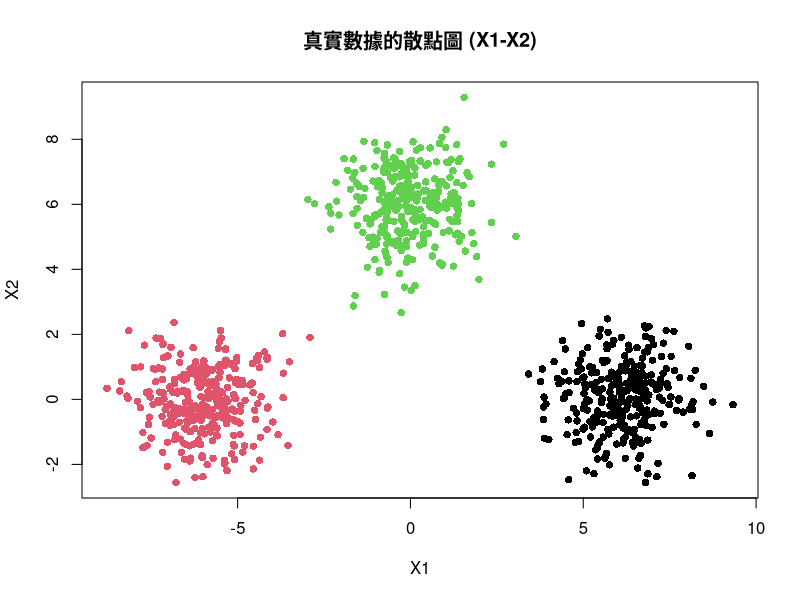
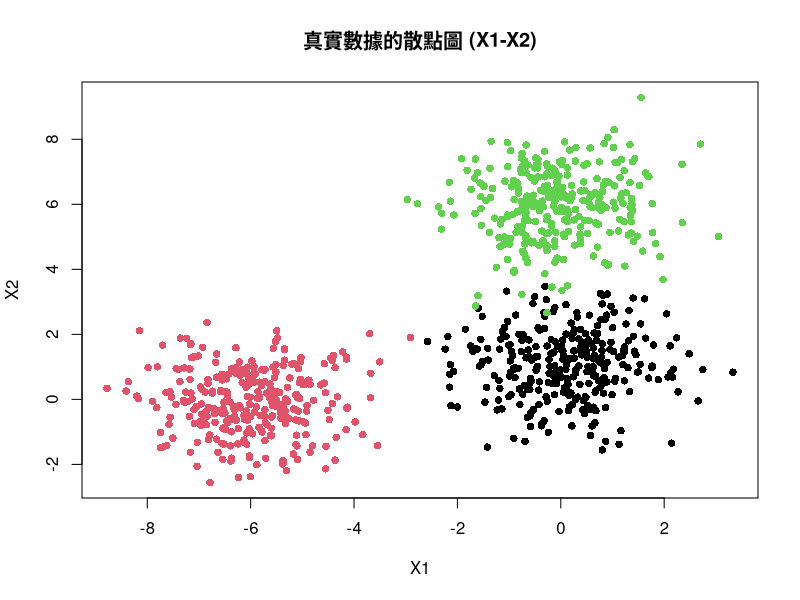

Reproduce these figures in R, in order. (Note: this script raises an error after producing the figures.)
## NOTE (added for the public release):
## Absolute paths that pointed at a personal OneDrive folder have been replaced
## by the placeholder variable `LEGACY_DATA_DIR` below. Set it to a directory
## containing the input files before running anything in this script.
##
## This file is retained for historical reference only. It is NOT part of the
## supported `itsne` package, is excluded from the CRAN tarball, and is not
## covered by the package tests. Use the exported package functions instead.

LEGACY_DATA_DIR <- Sys.getenv("ITSNE_LEGACY_DATA_DIR", unset = ".")

library(mvtnorm)
library(cluster)
library(ggplot2)
library(Rtsne)
library(ggpubr) 
set.seed(12345)
##########################################
#               模擬驗證1  遠            #
#########################################
set.seed(12345)
n1<-300
n2<-300
n3<-300
C1 <- c( 6, 0)
C2 <- c(-6, 0)
C3 <- c( 0, 6)
# 定義共變異矩陣（單位矩陣）
Sigma <- diag(2)
group1_data <- rmvnorm(n1, mean = C1, sigma = Sigma)
group2_data <- rmvnorm(n2, mean = C2, sigma = Sigma)
group3_data <- rmvnorm(n3, mean = C3, sigma = Sigma)
# 合併數據並添加群標籤
true_data <- as.data.frame(rbind(group1_data, group2_data, group3_data))
names(true_data) <- c("X1", "X2")
true_data$Group <- factor(rep(c("G1", "G2", "G3"), c(n1, n2, n3)))

# 顯示真實數據的前幾行
head(true_data)

# 繪製散點圖並標上群標籤
plot(true_data$X1, true_data$X2, 
     col = true_data$Group,  # 使用 Group 欄位來決定顏色
     pch = 16,               # 實心圓點
     main = "真實數據的散點圖 (X1-X2)",
     xlab = "X1",
     ylab = "X2")

k<-10
total_intervals <- k* 3
interval_data_intra <- data.frame(IntervalID = 1:total_intervals)
current_id <- 1
# 步驟 2: 對每個真實群體（G1, G2, G3）進行獨立處理
for (g_name in levels(true_data$Group)) {
  
  # 找出屬於這個真實群體的點
  group_points <- true_data[true_data$Group == g_name, ]
  
  # 在該群體內部使用 k-means 進行分群
  kmeans_intra_group <- kmeans(group_points[, c("X1", "X2")], 
                               centers = k, 
                               nstart = 25)
  cluster_labels_intra <- kmeans_intra_group$cluster
  
  # 步驟 3: 聚合每個子群內的點，得到區間
  for (i in 1:k) {
    # 找出屬於這個子群的所有點
    sub_cluster_points <- group_points[cluster_labels_intra == i, ]
    
    # 聚合為 min-max 區間
    min_x1 <- min(sub_cluster_points$X1)
    max_x1 <- max(sub_cluster_points$X1)
    min_x2 <- min(sub_cluster_points$X2)
    max_x2 <- max(sub_cluster_points$X2)
    
    # 將結果儲存
    interval_data_intra[current_id, "X1_Lower"] <- min_x1
    interval_data_intra[current_id, "X1_Upper"] <- max_x1
    interval_data_intra[current_id, "X2_Lower"] <- min_x2
    interval_data_intra[current_id, "X2_Upper"] <- max_x2
    interval_data_intra[current_id, "TrueGroup"] <- g_name # 記錄原始群體標籤
    
    # 更新區間 ID
    current_id <- current_id + 1
  }
}

# 使用 ggplot2 繪製區間矩形


############################################
#        模擬1遠加入其他的干擾變數         #
#########################################
noise_dims<-3
noise_data <- matrix(rnorm(nrow(true_data) * noise_dims, mean = 0, sd = 1), 
                     nrow(true_data), 
                     noise_dims)
full_data <- cbind(true_data[, c("X1", "X2")], noise_data)
names(full_data) <- c("X1", "X2", paste0("X", 3:5))
full_data$Group<- true_data$Group

k_per_group <- 10

interval_data_noise <- data.frame() 

# 追蹤當前資料列
current_row <- 1

# 對每個真實群體（G1, G2, G3）進行獨立處理
for (g_name in levels(full_data$Group)) {
  
  # 找出屬於這個真實群體的點
  group_points <- full_data[full_data$Group == g_name, ]
  
  # 檢查群體點數是否足夠
  if (nrow(group_points) < k_per_group) {
    warning(paste("群體", g_name, "的點數少於", k_per_group, "，無法進行 k-means 聚合。"))
    next
  }
  
  # 在該群體內部使用 k-means 進行分群，只使用數值維度
  kmeans_intra_group <- kmeans(group_points[, !names(group_points) %in% "Group"],
                               centers = k_per_group,
                               nstart = 25)
  cluster_labels_intra <- kmeans_intra_group$cluster
  
  # 聚合每個子群內的點，得到區間
  for (i in 1:k_per_group) {
    # 找出屬於這個子群的所有高維點
    sub_cluster_points <- group_points[cluster_labels_intra == i, ]
    
    # 聚合為 min-max 區間
    min_vals <- apply(sub_cluster_points[, !names(sub_cluster_points) %in% "Group"], 2, min)
    max_vals <- apply(sub_cluster_points[, !names(sub_cluster_points) %in% "Group"], 2, max)
    
    # 建立一個新列
    new_row <- data.frame()
    
    # 將結果儲存到新列
    for (j in 1:5) {
      var_name <- paste0("X", j)
      new_row[1, paste0(var_name, "_Lower")] <- min_vals[j]
      new_row[1, paste0(var_name, "_Upper")] <- max_vals[j]
    }
    
    # 記錄原始群體標籤
    new_row[1, "TrueGroup"] <- g_name
    
    # 將新列合併到資料框中
    interval_data_noise <- rbind(interval_data_noise, new_row)  }
}

##########################################
#               模擬驗證1近              #
#########################################
set.seed(12345)
n1<-300
n2<-300
n3<-300
C1 <- c( 0, 1)
C2 <- c(-6, 0)
C3 <- c( 0, 6)
# 定義共變異矩陣（單位矩陣）
Sigma <- diag(2)
group1_data <- rmvnorm(n1, mean = C1, sigma = Sigma)
group2_data <- rmvnorm(n2, mean = C2, sigma = Sigma)
group3_data <- rmvnorm(n3, mean = C3, sigma = Sigma)
# 合併數據並添加群標籤
true_data <- as.data.frame(rbind(group1_data, group2_data, group3_data))
names(true_data) <- c("X1", "X2")
true_data$Group <- factor(rep(c("G1", "G2", "G3"), c(n1, n2, n3)))

# 顯示真實數據的前幾行
head(true_data)

# 繪製散點圖並標上群標籤
plot(true_data$X1, true_data$X2, 
     col = true_data$Group,  # 使用 Group 欄位來決定顏色
     pch = 16,               # 實心圓點
     main = "真實數據的散點圖 (X1-X2)",
     xlab = "X1",
     ylab = "X2")

k<-10
total_intervals <- k* 3
interval_data_intra_c <- data.frame(IntervalID = 1:total_intervals)
current_id <- 1
# 步驟 2: 對每個真實群體（G1, G2, G3）進行獨立處理
for (g_name in levels(true_data$Group)) {
  
  # 找出屬於這個真實群體的點
  group_points <- true_data[true_data$Group == g_name, ]
  
  # 在該群體內部使用 k-means 進行分群
  kmeans_intra_group <- kmeans(group_points[, c("X1", "X2")], 
                               centers = k, 
                               nstart = 25)
  cluster_labels_intra <- kmeans_intra_group$cluster
  
  # 步驟 3: 聚合每個子群內的點，得到區間
  for (i in 1:k) {
    # 找出屬於這個子群的所有點
    sub_cluster_points <- group_points[cluster_labels_intra == i, ]
    
    # 聚合為 min-max 區間
    min_x1 <- min(sub_cluster_points$X1)
    max_x1 <- max(sub_cluster_points$X1)
    min_x2 <- min(sub_cluster_points$X2)
    max_x2 <- max(sub_cluster_points$X2)
    
    # 將結果儲存
    interval_data_intra_c[current_id, "X1_Lower"] <- min_x1
    interval_data_intra_c[current_id, "X1_Upper"] <- max_x1
    interval_data_intra_c[current_id, "X2_Lower"] <- min_x2
    interval_data_intra_c[current_id, "X2_Upper"] <- max_x2
    interval_data_intra_c[current_id, "TrueGroup"] <- g_name # 記錄原始群體標籤
    
    # 更新區間 ID
    current_id <- current_id + 1
  }
}


#########################################
#        模擬1近加入其他的干擾變數      #
#########################################
noise_dims<-3
noise_data <- matrix(rnorm(nrow(true_data) * noise_dims, mean = 0, sd = 1), 
                     nrow(true_data), 
                     noise_dims)
full_data <- cbind(true_data[, c("X1", "X2")], noise_data)
names(full_data) <- c("X1", "X2", paste0("X", 3:5))
full_data$Group<- true_data$Group

k_per_group <- 10

interval_data_noise_c <- data.frame() 

# 追蹤當前資料列
current_row <- 1

# 對每個真實群體（G1, G2, G3）進行獨立處理
for (g_name in levels(full_data$Group)) {
  
  # 找出屬於這個真實群體的點
  group_points <- full_data[full_data$Group == g_name, ]
  
  # 檢查群體點數是否足夠
  if (nrow(group_points) < k_per_group) {
    warning(paste("群體", g_name, "的點數少於", k_per_group, "，無法進行 k-means 聚合。"))
    next
  }
  
  # 在該群體內部使用 k-means 進行分群，只使用數值維度
  kmeans_intra_group <- kmeans(group_points[, !names(group_points) %in% "Group"],
                               centers = k_per_group,
                               nstart = 25)
  cluster_labels_intra <- kmeans_intra_group$cluster
  
  # 聚合每個子群內的點，得到區間
  for (i in 1:k_per_group) {
    # 找出屬於這個子群的所有高維點
    sub_cluster_points <- group_points[cluster_labels_intra == i, ]
    
    # 聚合為 min-max 區間
    min_vals <- apply(sub_cluster_points[, !names(sub_cluster_points) %in% "Group"], 2, min)
    max_vals <- apply(sub_cluster_points[, !names(sub_cluster_points) %in% "Group"], 2, max)
    
    # 建立一個新列
    new_row <- data.frame()
    
    # 將結果儲存到新列
    for (j in 1:5) {
      var_name <- paste0("X", j)
      new_row[1, paste0(var_name, "_Lower")] <- min_vals[j]
      new_row[1, paste0(var_name, "_Upper")] <- max_vals[j]
    }
    
    # 記錄原始群體標籤
    new_row[1, "TrueGroup"] <- g_name
    
    # 將新列合併到資料框中
    interval_data_noise_c  <- rbind(interval_data_noise_c , new_row)
  }
}









###result_1模擬1遠2維######

interval_data_intra <- interval_data_intra[, names(interval_data_intra) != "IntervalID"]

vm_tsne_2 <- vm_tsne_projection (interval_data_intra ,id_col = "TrueGroup",
                                 dims = 2,perplexity =30,theta = 0.5,
                                 normalize = FALSE,max_iter = 1000,eta = 200)
qm_tsne_2 <- qm_tsne_projection (interval_data_intra, id_col = "TrueGroup", m =4,dims = 2,
                                 perplexity = 30,theta = 0.5,
                                 eta = 5,max_iter = 1000)
lU2_tsne_2<- lu1_tsne_ab_projection(data = interval_data_intra,id_col = "TrueGroup",dims = 2,
                                    perplexity = 5,alpha = 0.5, penalty_lambda = 0.2,
                                    learning_rate =200,max_iter = 1000,
                                    initial_P_gain = 12,momentum = 0.5,
                                    final_momentum = 0.8,mom_switch_iter = 250,
                                    seed = 12345,verbose = TRUE)
cr1_tsne_2 <- cr1_tsne_wass_projection(data = interval_data_intra,id_col = "TrueGroup",
                                       dims = 2,perplexity = 5,lambda = 1.0,
                                       eta = 5,max_iter = 1000,EE = 12.0,
                                       T_EE = 250,momentum = 0.1,
                                       final_momentum = 0.1,mom_switch_iter = 250,
                                       verbose = TRUE)



methods_list <- list(vm_tsne = vm_tsne_2, qm_tsne = qm_tsne_2, cr1_tsne = cr1_tsne_2$embedding,lu2_tsne = lU2_tsne_2$embedding)

#LCMC
lcmc_tables <- compute_lcmc_tables(high_df = interval_data_intra,
                                   methods_list = methods_list,
                                   k_range = 1:26,
                                   gamma = 0.5)
lcmc_w_df_2 <- lcmc_tables$LCMC_wasserstein
lcmc_h_df_2 <- lcmc_tables$LCMC_hausdorff
lcmc_m_df_2 <- lcmc_tables$LCMC_minkowski
name_map <- c(
  cr1_tsne = "I-tSNE(CR)",
  qm_tsne  = "I-tSNE(QM)",
  lu2_tsne = "I-tSNE(MM)",
  vm_tsne  = "I-tSNE(VM)"
)




###result_2模擬1遠noise######
set.seed(12345)
interval_data_noise <- interval_data_noise[, names(interval_data_noise) != "IntervalID"]

# 或者使用賦值為 NULL (但這樣會直接修改原始變數，除非您想保留原始變數，否則不推薦)
# interval_data_intra$IntervalID <- NULL
#interval_df<-standardize_interval_data(interval_data_intra,id_col = "TrueGroup" ,method = 1)

vm_tsne <- vm_tsne_projection (interval_data_noise ,id_col = "TrueGroup",
                               dims = 2,perplexity =300,theta = 0.5,
                               normalize = FALSE,max_iter = 1000,eta = 200)
qm_tsne <- qm_tsne_projection (interval_data_noise, id_col = "TrueGroup", m =5,dims = 2,
                               perplexity = 30,theta = 0.5, eta = 5,max_iter = 1000)


lU2_tsne<- lu1_tsne_ab_projection(data = interval_data_noise,id_col = "TrueGroup",dims = 2,
                                  perplexity = 5,alpha = 0.5, penalty_lambda = 0.1,
                                  learning_rate =200,max_iter = 1000,
                                  initial_P_gain = 12,momentum = 0.5,
                                  final_momentum = 0.8,mom_switch_iter = 250,
                                  seed = 12345,verbose = TRUE)
cr1_tsne <- cr1_tsne_wass_projection(data = interval_data_noise,id_col = "TrueGroup",
                                     dims = 2,perplexity = 5,lambda = 1.0,
                                     eta = 5,max_iter = 1000,EE = 12.0,
                                     T_EE = 250,momentum = 0.1,
                                     final_momentum = 0.1,mom_switch_iter = 250,
                                     verbose = TRUE)

methods_list <- list(vm_tsne = vm_tsne, qm_tsne = qm_tsne, cr1_tsne = cr1_tsne$embedding,lu2_tsne = lU2_tsne$embedding)

#LCMC
lcmc_tables <- compute_lcmc_tables(high_df = interval_data_noise,
                                   methods_list = methods_list,
                                   k_range = 1:26,
                                   gamma = 0.5)
lcmc_w_df <- lcmc_tables$LCMC_wasserstein
lcmc_h_df <- lcmc_tables$LCMC_hausdorff
lcmc_m_df <- lcmc_tables$LCMC_minkowski
name_map <- c(
  cr1_tsne = "I-tSNE(CR)",
  qm_tsne  = "I-tSNE(QM)",
  lu2_tsne = "I-tSNE(MM)",
  vm_tsne  = "I-tSNE(VM)"
)








##########結果視覺化圖##################
g1<-plot_interval_tsne_grid_2x4(
  vm_tsne_2d = vm_tsne_2,
  qm_tsne_2d = qm_tsne_2,
  lU2_tsne_2d = lU2_tsne_2$embedding,
  cr1_tsne_2d = cr1_tsne_2$embedding,
  vm_tsne_noise = vm_tsne,
  qm_tsne_noise = qm_tsne,
  lU2_tsne_noise = lU2_tsne$embedding,
  cr1_tsne_noise = cr1_tsne$embedding,
  
)
p1_lcmc <- plot_lcmc_2x3(
  lcmc_w_df_2, lcmc_h_df_2, lcmc_m_df_2,
  lcmc_w_df, lcmc_h_df, lcmc_m_df,
  method_name_map = name_map
)
###result_模擬1近2維######

interval_data_intra_c <- interval_data_intra_c[, names(interval_data_intra_c) != "IntervalID"]

vm_tsne_2 <- vm_tsne_projection (interval_data_intra_c ,id_col = "TrueGroup",
                                 dims = 2,perplexity =30,theta = 0.5,
                                 normalize = FALSE,max_iter = 1000,eta = 200)
qm_tsne_2 <- qm_tsne_projection (interval_data_intra_c, id_col = "TrueGroup", m =4,dims = 2,
                                 perplexity = 30,theta = 0.5,
                                 
                                 eta = 5,max_iter = 1000)
lU2_tsne_2<- lu1_tsne_ab_projection(data = interval_data_intra_c,id_col = "TrueGroup",dims = 2,
                                    perplexity = 5,alpha = 0.5, penalty_lambda = 0.2,
                                    learning_rate =200,max_iter = 1000,
                                    initial_P_gain = 12,momentum = 0.5,
                                    final_momentum = 0.8,mom_switch_iter = 250,
                                    seed = 12345,verbose = TRUE)
cr1_tsne_2 <- cr1_tsne_wass_projection(data = interval_data_intra_c,id_col = "TrueGroup",
                                       dims = 2,perplexity = 5,lambda = 1.0,
                                       eta = 5,max_iter = 1000,EE = 12.0,
                                       T_EE = 250,momentum = 0.1,
                                       final_momentum = 0.1,mom_switch_iter = 250,
                                       verbose = TRUE)

methods_list <- list(vm_tsne = vm_tsne_2, qm_tsne = qm_tsne_2, cr1_tsne = cr1_tsne_2$embedding,lu2_tsne = lU2_tsne_2$embedding)

#LCMC
lcmc_tables <- compute_lcmc_tables(high_df = interval_data_intra_c,
                                   methods_list = methods_list,
                                   k_range = 1:26,
                                   gamma = 0.5)
lcmc_w_df_2 <- lcmc_tables$LCMC_wasserstein
lcmc_h_df_2 <- lcmc_tables$LCMC_hausdorff
lcmc_m_df_2 <- lcmc_tables$LCMC_minkowski
name_map <- c(
  cr1_tsne = "I-tSNE(CR)",
  qm_tsne  = "I-tSNE(QM)",
  lu2_tsne = "I-tSNE(MM)",
  vm_tsne  = "I-tSNE(VM)"
)

###result_2模擬1近noise######

interval_data_noise_c <- interval_data_noise_c[, names(interval_data_noise_c) != "IntervalID"]


vm_tsne <- vm_tsne_projection (interval_data_noise_c ,id_col = "TrueGroup",
                               dims = 2,perplexity =200,theta = 0.5,
                               normalize = FALSE,max_iter = 1000,eta = 200)
qm_tsne <- qm_tsne_projection (interval_data_noise_c, id_col = "TrueGroup", m =9,dims = 2,
                               perplexity = 20,theta = 0.5,
                               eta = 5,max_iter = 1000)
lU2_tsne<- lu1_tsne_ab_projection(data = interval_data_noise_c,id_col = "TrueGroup",dims = 2,
                                  perplexity = 5,alpha = 0.5, penalty_lambda = 0.2,
                                  learning_rate =200,max_iter = 1000,
                                  initial_P_gain = 12,momentum = 0.5,
                                  final_momentum = 0.8,mom_switch_iter = 250,
                                  seed = 12345,verbose = TRUE)
cr1_tsne <- cr1_tsne_wass_projection(data = interval_data_noise_c,id_col = "TrueGroup",
                                     dims = 2,perplexity = 5,lambda = 1.0,
                                     eta = 5,max_iter = 1000,EE = 4.0,
                                     T_EE = 250,momentum = 0.1,
                                     final_momentum = 0.3,mom_switch_iter = 250,
                                     verbose = TRUE)



methods_list <- list(vm_tsne = vm_tsne, qm_tsne = qm_tsne, cr1_tsne = cr1_tsne$embedding,lu2_tsne = lU2_tsne$embedding)

#LCMC
lcmc_tables <- compute_lcmc_tables(high_df = interval_data_noise_c,
                                   methods_list = methods_list,
                                   k_range = 1:26,
                                   gamma = 0.5)
lcmc_w_df <- lcmc_tables$LCMC_wasserstein
lcmc_h_df <- lcmc_tables$LCMC_hausdorff
lcmc_m_df <- lcmc_tables$LCMC_minkowski
name_map <- c(
  cr1_tsne = "I-tSNE(CR)",
  qm_tsne  = "I-tSNE(QM)",
  lu2_tsne = "I-tSNE(MM)",
  vm_tsne  = "I-tSNE(VM)"
)

##################近的畫圖######################
g2<-plot_interval_tsne_grid_2x4(
  vm_tsne_2d = vm_tsne_2,
  qm_tsne_2d = qm_tsne_2,
  lU2_tsne_2d = lU2_tsne_2$embedding,
  cr1_tsne_2d = cr1_tsne_2$embedding,
  vm_tsne_noise = vm_tsne,
  qm_tsne_noise = qm_tsne,
  lU2_tsne_noise = lU2_tsne$embedding,
  cr1_tsne_noise = cr1_tsne$embedding
)
p2_lcmc <- plot_lcmc_2x3(
  lcmc_w_df_2, lcmc_h_df_2, lcmc_m_df_2,
  lcmc_w_df, lcmc_h_df, lcmc_m_df,
  method_name_map = name_map
)
library(gridExtra)
library(grid)
combined_plot <- arrangeGrob(
  g1,
  nullGrob(),
  g2,
  ncol = 3,
  widths = c(1, 0.08, 1)
)

grid.newpage()
grid.draw(combined_plot)


pdf(file.path(LEGACY_DATA_DIR, "sim1.pdf"), width = 10, height = 5)
grid.newpage()
grid.draw(combined_plot)
dev.off()
combined_plot <- arrangeGrob(
  p1_lcmc,
  nullGrob(),
  p2_lcmc,
  ncol = 3,
  widths = c(1, 0.08, 1)
)

grid.newpage()
grid.draw(combined_plot)


pdf(file.path(LEGACY_DATA_DIR, "Lcmc_sim1.pdf"), width = 10, height = 5)
grid.newpage()
grid.draw(combined_plot)
dev.off()



##########2維原始圖################
# 1. 確保座標範圍一致 (同時考慮兩個資料集的極值)
x_limits <- c(
  min(interval_data_intra$X1_Lower, interval_data_intra_c$X1_Lower, na.rm = TRUE), 
  max(interval_data_intra$X1_Upper, interval_data_intra_c$X1_Upper, na.rm = TRUE)
)
y_limits <- c(
  min(interval_data_intra$X2_Lower, interval_data_intra_c$X2_Lower, na.rm = TRUE), 
  max(interval_data_intra$X2_Upper, interval_data_intra_c$X2_Upper, na.rm = TRUE)
)

p1 <- ggplot(interval_data_intra, 
             aes(xmin = X1_Lower, xmax = X1_Upper,
                 ymin = X2_Lower, ymax = X2_Upper, 
                 color = TrueGroup)) +
  geom_rect(fill = NA, linewidth = 1) + 
  labs(x = "X1", y = "X2", color = "Group") +
  scale_x_continuous(limits = x_limits) + 
  scale_y_continuous(limits = y_limits) + 
  theme_minimal(base_size = 16) +
  theme(
    axis.title = element_text(size = 18),
    axis.text = element_text(size = 16)
  ) +
  coord_fixed(ratio = 1)

# 3. 繪製 p2 (設定一樣保持原樣)
p2 <- ggplot(interval_data_intra_c, 
             aes(xmin = X1_Lower, xmax = X1_Upper,
                 ymin = X2_Lower, ymax = X2_Upper, 
                 color = TrueGroup)) +
  geom_rect(fill = NA, linewidth = 1) + 
  labs(x = "X1", y = "X2", color = "Group") +
  scale_x_continuous(limits = x_limits) + 
  scale_y_continuous(limits = y_limits) + 
  theme_minimal(base_size = 16) +
  theme(
    axis.title = element_text(size = 18),
    axis.text = element_text(size = 16)
  ) +
  coord_fixed(ratio = 1)

# 4. 關鍵合併步驟：提取共用圖例
combined_plot <- ggarrange(
  p1, p2, 
  ncol = 2, nrow = 1,
  common.legend = TRUE,   # <--- 關鍵 1：自動提取並共用一個圖例
  legend = "right"        # <--- 關鍵 2：將提取出來的圖例統一放在最右側
)

# 顯示圖片
print(combined_plot)
ggsave(file.path(LEGACY_DATA_DIR, "simu1_2D_raw.pdf"), plot = combined_plot, width = 10, height = 4.5)





#################################
#          模擬驗證2            #
#            遠的2維            #
#################################
set.seed(12345)
n_per_cluster <- 10
n <- 3 * n_per_cluster
K_signal <- 2

sep <- 2.0
mu <- rbind(
  c(-sep,  0),
  c( 0 ,  sep),
  c( sep, -sep)
)

sigma_center <- 0.20
sigma_range  <- 0.10

# 區分主體群 (C1, C2, C3)
cluster_labels <- rep(1:3, each = n_per_cluster)

data_out <- data.frame(Group = cluster_labels)

# 建立儲存區間上下界的資料框
data_LU <- as.data.frame(matrix(NA, n, K_signal * 2))
names(data_LU) <- c("X1_Lower", "X2_Lower", "X1_Upper", "X2_Upper")

# 迴圈生成每一筆資料
for (i in 1:n) {
  g <- cluster_labels[i]
  
  # a) 生成中心點
  C_signal <- rnorm(K_signal, mu[g, ], sigma_center)
  
  # b) 生成半徑 r，並確保 r > 0
  R_signal <- pmax(0, rnorm(K_signal, mean = 0.5, sd = sigma_range))
  
  # c) 根據區間算術得到上下界
  lower_vec <- C_signal - R_signal
  upper_vec <- C_signal + R_signal
  
  # d) 存入資料框
  data_LU[i, paste0("X", 1:K_signal, "_Lower")] <- lower_vec
  data_LU[i, paste0("X", 1:K_signal, "_Upper")] <- upper_vec
}

# 最終資料集：遠的2維
sim_data_far_2d <- cbind(data_out, data_LU)
head(sim_data_far_2d)





#################################
#       模擬驗證2：遠的noise    #
#################################

# 參數設定
K_noise <- 3
K_dims  <- K_signal + K_noise

# 建立儲存雜訊區間上下界的資料框
noise_data_LU <- as.data.frame(matrix(NA, n, K_noise * 2))
names(noise_data_LU) <- c(
  paste0("X", (K_signal + 1):K_dims, "_Lower"),
  paste0("X", (K_signal + 1):K_dims, "_Upper")
)

# 迴圈生成雜訊維度
for (i in 1:n) {
  # a) 生成雜訊維度的中心點，服從 N(0,1)
  C_noise <- rnorm(K_noise, mean = 0, sd = 1)
  
  # b) 生成雜訊維度的半徑
  R_noise <- pmax(0, rnorm(K_noise, mean = 0.5, sd = 1))
  
  # c) 根據區間算術得到雜訊上下界
  lower_vec_noise <- C_noise - R_noise
  upper_vec_noise <- C_noise + R_noise
  
  # d) 存入資料框
  noise_data_LU[i, paste0("X", (K_signal + 1):K_dims, "_Lower")] <- lower_vec_noise
  noise_data_LU[i, paste0("X", (K_signal + 1):K_dims, "_Upper")] <- upper_vec_noise
}

# 最終資料集：遠的noise
sim_data_far_noise <- cbind(sim_data_far_2d, noise_data_LU)
head(sim_data_far_noise)

#################################
#          模擬驗證2           #
#            近的2維            #
#################################
set.seed(12345)
n_per_cluster <- 10
n <- 3 * n_per_cluster
K_signal <- 2

sep <- 1.5
mu <- rbind(
  c(-sep,  0),
  c( 0 ,  sep),
  c( 0 , -sep)
)

sigma_center <- 0.20
sigma_range  <- 0.10

# 區分主體群 (C1, C2, C3)
cluster_labels <- rep(1:3, each = n_per_cluster)

data_out <- data.frame(Group = cluster_labels)

# 建立儲存區間上下界的資料框
data_LU <- as.data.frame(matrix(NA, n, K_signal * 2))
names(data_LU) <- c("X1_Lower", "X2_Lower", "X1_Upper", "X2_Upper")

# 迴圈生成每一筆資料
for (i in 1:n) {
  g <- cluster_labels[i]
  
  # a) 生成中心點
  C_signal <- rnorm(K_signal, mu[g, ], sigma_center)
  
  # b) 生成半徑 r，並確保 r > 0
  R_signal <- pmax(0, rnorm(K_signal, mean = 0.5, sd = sigma_range))
  
  # c) 根據區間算術得到上下界
  lower_vec <- C_signal - R_signal
  upper_vec <- C_signal + R_signal
  
  # d) 存入資料框
  data_LU[i, paste0("X", 1:K_signal, "_Lower")] <- lower_vec
  data_LU[i, paste0("X", 1:K_signal, "_Upper")] <- upper_vec
}

# 最終資料集：近的2維
sim_data_near_2d <- cbind(data_out, data_LU)
head(sim_data_near_2d)



#################################
#       模擬驗證2：近的noise    #
#################################

# 參數設定
K_noise <- 3
K_dims  <- K_signal + K_noise

# 建立儲存雜訊區間上下界的資料框
noise_data_LU <- as.data.frame(matrix(NA, n, K_noise * 2))
names(noise_data_LU) <- c(
  paste0("X", (K_signal + 1):K_dims, "_Lower"),
  paste0("X", (K_signal + 1):K_dims, "_Upper")
)

# 迴圈生成雜訊維度
for (i in 1:n) {
  # a) 生成雜訊維度的中心點
  C_noise <- rnorm(K_noise, mean = 0, sd = 1)
  
  # b) 生成雜訊維度的半徑
  R_noise <- pmax(0, rnorm(K_noise, mean = 0.5, sd = 1))
  
  # c) 根據區間算術得到雜訊上下界
  lower_vec_noise <- C_noise - R_noise
  upper_vec_noise <- C_noise + R_noise
  
  # d) 存入資料框
  noise_data_LU[i, paste0("X", (K_signal + 1):K_dims, "_Lower")] <- lower_vec_noise
  noise_data_LU[i, paste0("X", (K_signal + 1):K_dims, "_Upper")] <- upper_vec_noise
}

# 最終資料集：近的noise
sim_data_near_noise <- cbind(sim_data_near_2d, noise_data_LU)
head(sim_data_near_noise)


###result_1######
lU2_tsne_2<- lu1_tsne_ab_projection(data =sim_data_far_2d,id_col = "Group",dims = 2,
                                    perplexity = 5,alpha = 0.5, penalty_lambda = 0.2,
                                    learning_rate =200,max_iter = 1000,
                                    initial_P_gain = 12,momentum = 0.5,
                                    final_momentum = 0.8,mom_switch_iter = 250,
                                    seed = 12345,verbose = TRUE)



vm_tsne_2 <- vm_tsne_projection (sim_data_far_2d,id_col = "Group",
                                 dims = 2,perplexity =30,theta = 0.5,
                                 normalize = FALSE,max_iter = 1000,eta = 200)

qm_tsne_2 <- qm_tsne_projection (sim_data_far_2d, id_col = "Group", m =5,dims = 2,
                                 perplexity = 40,theta = 0.5,
                                 eta = 200,max_iter = 1000)


cr1_tsne_2 <- cr1_tsne_wass_projection(data = sim_data_far_2d,id_col =  "Group",
                                       dims = 2,perplexity = 5,lambda = 1.0,
                                       eta = 5,max_iter = 1000,EE = 12.0,
                                       T_EE = 250,momentum = 0.5,
                                       final_momentum = 0.8,mom_switch_iter = 250,
                                       verbose = TRUE)


#LCMC
methods_list <- list(vm_tsne = vm_tsne_2, qm_tsne = qm_tsne_2, cr1_tsne = cr1_tsne_2$embedding,lu2_tsne = lU2_tsne_2$embedding)

lcmc_tables <- compute_lcmc_tables(high_df = sim_data_far_2d,
                                   methods_list = methods_list,
                                   k_range = 1:26,
                                   gamma = 0.5)
lcmc_w_df_2 <- lcmc_tables$LCMC_wasserstein
lcmc_h_df_2 <- lcmc_tables$LCMC_hausdorff
lcmc_m_df_2 <- lcmc_tables$LCMC_minkowski
name_map <- c(
  cr1_tsne = "I-tSNE(CR)",
  qm_tsne  = "I-tSNE(QM)",
  lu2_tsne = "I-tSNE(MM)",
  vm_tsne  = "I-tSNE(VM)"
)


###result_2######
lU2_tsne<- lu1_tsne_ab_projection(data = sim_data_far_noise,id_col = "Group",dims 
                                  = 2,
                                  perplexity = 5,alpha = 0.5, penalty_lambda = 0.1,
                                  learning_rate =200,max_iter = 1000,
                                  initial_P_gain = 12,momentum = 0.5,
                                  final_momentum = 0.8,mom_switch_iter = 250,
                                  seed = 12345,verbose = TRUE)



vm_tsne <- vm_tsne_projection (sim_data_far_noise,id_col = "Group",
                               dims = 2,perplexity =50,theta = 0.5,
                               normalize = FALSE,max_iter = 1000,eta = 200)

qm_tsne <- qm_tsne_projection (sim_data_far_noise, id_col = "Group", m =5,dims = 2,
                               perplexity = 30,theta = 0.5,
                               
                               eta = 200,max_iter = 1000)


cr1_tsne <- cr1_tsne_wass_projection(data = sim_data_far_noise,id_col =  "Group",
                                     dims = 2,perplexity = 5,lambda = 1.0,
                                     eta = 5,max_iter = 1000,EE = 12.0,
                                     T_EE = 250,momentum = 0.5,
                                     final_momentum = 0.8,mom_switch_iter = 250,
                                     verbose = TRUE)


#LCMC
methods_list <- list(vm_tsne = vm_tsne, qm_tsne = qm_tsne, cr1_tsne = cr1_tsne$embedding,lu2_tsne = lU2_tsne$embedding)

lcmc_tables <- compute_lcmc_tables(high_df = sim_data_far_noise,
                                   methods_list = methods_list,
                                   k_range = 1:26,
                                   gamma = 0.5)
lcmc_w_df <- lcmc_tables$LCMC_wasserstein
lcmc_h_df <- lcmc_tables$LCMC_hausdorff
lcmc_m_df <- lcmc_tables$LCMC_minkowski
name_map <- c(
  cr1_tsne = "I-tSNE(CR)",
  qm_tsne  = "I-tSNE(QM)",
  lu2_tsne = "I-tSNE(MM)",
  vm_tsne  = "I-tSNE(VM)"
)







#######遠的視覺化圖########################
g1<-plot_interval_tsne_grid_2x4(
  vm_tsne_2d = vm_tsne_2,
  qm_tsne_2d = qm_tsne_2,
  lU2_tsne_2d = lU2_tsne_2$embedding,
  cr1_tsne_2d = cr1_tsne_2$embedding,
  vm_tsne_noise = vm_tsne,
  qm_tsne_noise = qm_tsne,
  lU2_tsne_noise = lU2_tsne$embedding,
  cr1_tsne_noise = cr1_tsne$embedding,
  
)
p1_lcmc <- plot_lcmc_2x3(
  lcmc_w_df_2, lcmc_h_df_2, lcmc_m_df_2,
  lcmc_w_df, lcmc_h_df, lcmc_m_df,
  method_name_map = name_map
)
###result_3######


lU2_tsne_2<- lu1_tsne_ab_projection(data = sim_data_near_2d,id_col = "Group",dims = 2,
                                    perplexity = 5,alpha = 0.5, penalty_lambda = 0.15,
                                    learning_rate =200,max_iter = 1000,
                                    initial_P_gain = 12,momentum = 0.5,
                                    final_momentum = 0.8,mom_switch_iter = 250,
                                    seed = 12345,verbose = TRUE)


vm_tsne_2 <- vm_tsne_projection (sim_data_near_2d,id_col = "Group",
                                 dims = 2,perplexity =30,theta = 0.5,
                                 normalize = FALSE,max_iter = 1000,eta = 200)

qm_tsne_2 <- qm_tsne_projection (sim_data_near_2d, id_col = "Group", m =5,dims = 2,
                                 perplexity = 40,theta = 0.5,
                                 eta = 200,max_iter = 1000)



cr1_tsne_2 <- cr1_tsne_wass_projection(data = sim_data_near_2d,id_col =  "Group",
                                       dims = 2,perplexity = 5,lambda = 1.0,
                                       eta = 5,max_iter = 1000,EE = 12.0,
                                       T_EE = 250,momentum = 0.1,
                                       final_momentum = 0.1,mom_switch_iter = 250,
                                       verbose = TRUE)


methods_list <- list(vm_tsne = vm_tsne_2, qm_tsne = qm_tsne_2, cr1_tsne = cr1_tsne_2$embedding,lu2_tsne = lU2_tsne_2$embedding)

#LCMC
lcmc_tables <- compute_lcmc_tables(high_df = sim_data_near_2d,
                                   methods_list = methods_list,
                                   k_range = 1:26,
                                   gamma = 0.5)
lcmc_w_df_2 <- lcmc_tables$LCMC_wasserstein
lcmc_h_df_2 <- lcmc_tables$LCMC_hausdorff
lcmc_m_df_2 <- lcmc_tables$LCMC_minkowski
name_map <- c(
  cr1_tsne = "I-tSNE(CR)",
  qm_tsne  = "I-tSNE(QM)",
  lu2_tsne = "I-tSNE(MM)",
  vm_tsne  = "I-tSNE(VM)"
)


###result_4######

lU2_tsne<- lu1_tsne_ab_projection(data = sim_data_near_noise,id_col = "Group",dims 
                                  = 2,
                                  perplexity = 5,alpha = 0.5, penalty_lambda = 0.06,
                                  learning_rate =100,max_iter = 1000,
                                  initial_P_gain = 12,momentum = 0.5,
                                  final_momentum = 0.8,mom_switch_iter = 250,
                                  seed = 12345,verbose = TRUE)



vm_tsne <- vm_tsne_projection (sim_data_near_noise,id_col = "Group",
                               dims = 2,perplexity =300,theta = 0.5,
                               normalize = FALSE,max_iter = 1000,eta = 2000)

qm_tsne <- qm_tsne_projection (sim_data_near_noise, id_col = "Group", m =7,dims = 2,
                               perplexity = 50,theta = 0.5,
                               eta = 200,max_iter = 1000)



cr1_tsne <- cr1_tsne_wass_projection(data =sim_data_near_noise,id_col =  "Group",
                                     dims = 2,perplexity = 10,lambda = 1.0,
                                     eta = 5,max_iter = 1000,EE = 12.0,
                                     T_EE = 250,momentum = 0.5,
                                     final_momentum = 0.5,mom_switch_iter = 250,
                                     verbose = TRUE)



methods_list <- list(vm_tsne = vm_tsne, qm_tsne = qm_tsne, cr1_tsne = cr1_tsne$embedding,lu2_tsne = lU2_tsne$embedding)

#LCMC
lcmc_tables <- compute_lcmc_tables(high_df = sim_data_near_noise,
                                   methods_list = methods_list,
                                   k_range = 1:26,
                                   gamma = 0.5)
lcmc_w_df <- lcmc_tables$LCMC_wasserstein
lcmc_h_df <- lcmc_tables$LCMC_hausdorff
lcmc_m_df <- lcmc_tables$LCMC_minkowski
name_map <- c(
  cr1_tsne = "I-tSNE(CR)",
  qm_tsne  = "I-tSNE(QM)",
  lu2_tsne = "I-tSNE(MM)",
  vm_tsne  = "I-tSNE(VM)"
)


###########近的視覺化圖############
g2<-plot_interval_tsne_grid_2x4(
  vm_tsne_2d = vm_tsne_2,
  qm_tsne_2d = qm_tsne_2,
  lU2_tsne_2d = lU2_tsne_2$embedding,
  cr1_tsne_2d = cr1_tsne_2$embedding,
  vm_tsne_noise = vm_tsne,
  qm_tsne_noise = qm_tsne,
  lU2_tsne_noise = lU2_tsne$embedding,
  cr1_tsne_noise = cr1_tsne$embedding
)
p2_lcmc <- plot_lcmc_2x3(
  lcmc_w_df_2, lcmc_h_df_2, lcmc_m_df_2,
  lcmc_w_df, lcmc_h_df, lcmc_m_df,
  method_name_map = name_map
)

combined_plot <- arrangeGrob(
  g1,
  nullGrob(),
  g2,
  ncol = 3,
  widths = c(1, 0.08, 1)
)

grid.newpage()
grid.draw(combined_plot)


pdf(file.path(LEGACY_DATA_DIR, "sim2.pdf"), width = 10, height = 5)
grid.newpage()
grid.draw(combined_plot)
dev.off()
combined_plot <- arrangeGrob(
  p1_lcmc,
  nullGrob(),
  p2_lcmc,
  ncol = 3,
  widths = c(1, 0.08, 1)
)

grid.newpage()
grid.draw(combined_plot)


pdf(file.path(LEGACY_DATA_DIR, "Lcmc_sim2.pdf"), width = 10, height = 5)
grid.newpage()
grid.draw(combined_plot)
dev.off()
#########################畫2d圖######################

# 1. 確保座標範圍一致 (同時考慮遠的2維、近的2維兩個資料集的極值)
x_limits <- c(
  min(sim_data_far_2d$X1_Lower, sim_data_near_2d$X1_Lower, na.rm = TRUE), 
  max(sim_data_far_2d$X1_Upper, sim_data_near_2d$X1_Upper, na.rm = TRUE)
)

y_limits <- c(
  min(sim_data_far_2d$X2_Lower, sim_data_near_2d$X2_Lower, na.rm = TRUE), 
  max(sim_data_far_2d$X2_Upper, sim_data_near_2d$X2_Upper, na.rm = TRUE)
)

# 2. Group 轉成字串
sim_data_far_2d$Group  <- as.character(sim_data_far_2d$Group)
sim_data_near_2d$Group <- as.character(sim_data_near_2d$Group)

# 3. 繪製遠的2維
p1 <- ggplot(
  sim_data_far_2d,
  aes(
    xmin = X1_Lower, xmax = X1_Upper,
    ymin = X2_Lower, ymax = X2_Upper,
    color = Group
  )
) +
  geom_rect(fill = NA, linewidth = 1) +
  labs(x = "X1", y = "X2", color = "Group") +
  scale_x_continuous(limits = x_limits) +
  scale_y_continuous(limits = y_limits) +
  theme_minimal(base_size = 16) +
  theme(
    axis.title = element_text(size = 18),
    axis.text = element_text(size = 16)
  ) +
  coord_fixed(ratio = 1)

# 4. 繪製近的2維
p2 <- ggplot(
  sim_data_near_2d,
  aes(
    xmin = X1_Lower, xmax = X1_Upper,
    ymin = X2_Lower, ymax = X2_Upper,
    color = Group
  )
) +
  geom_rect(fill = NA, linewidth = 1) +
  labs(x = "X1", y = "X2", color = "Group") +
  scale_x_continuous(limits = x_limits) +
  scale_y_continuous(limits = y_limits) +
  theme_minimal(base_size = 16) +
  theme(
    axis.title = element_text(size = 18),
    axis.text = element_text(size = 16)
  ) +
  coord_fixed(ratio = 1)

# 5. 合併圖形，共用圖例
combined_plot <- ggarrange(
  p1, p2,
  ncol = 2, nrow = 1,
  common.legend = TRUE,
  legend = "right"
)

combined_plot

ggsave(file.path(LEGACY_DATA_DIR, "simu2_2D_raw.pdf"), plot = combined_plot, width = 10, height = 4.5)
